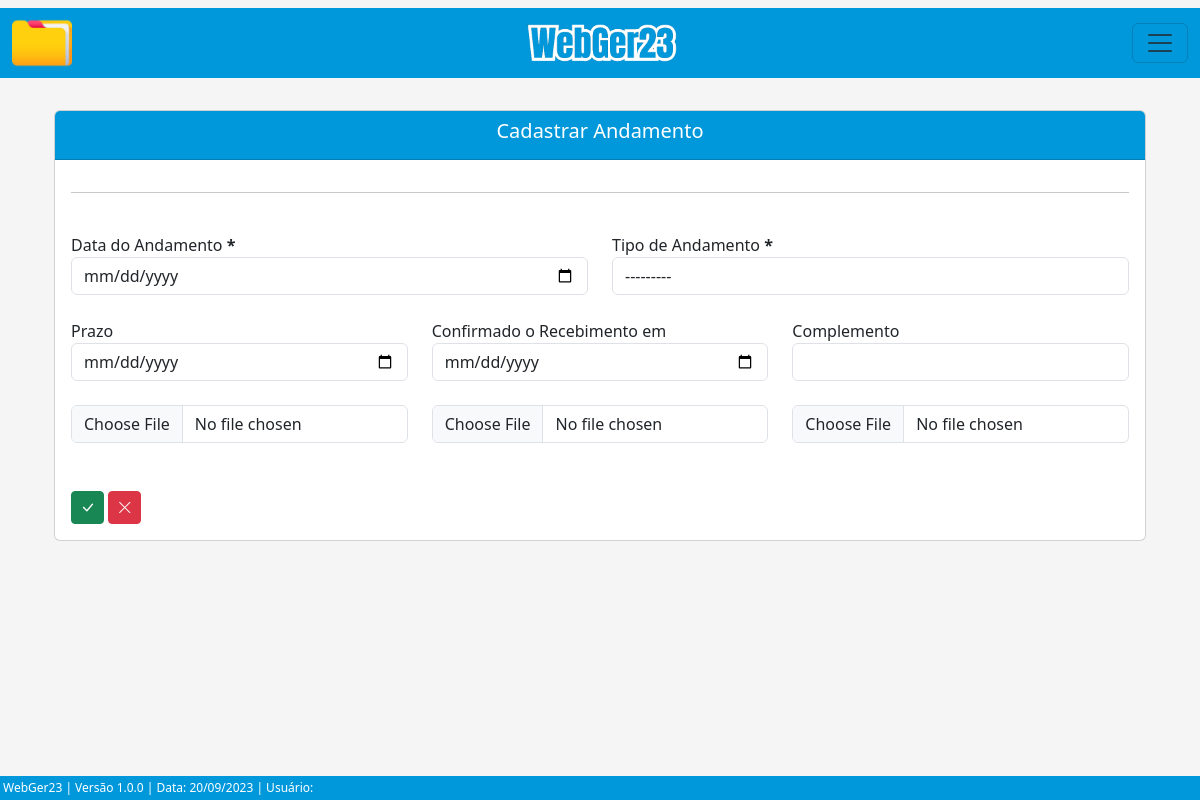
The app's page /cadastrar/andamento-adm/2/, older data.
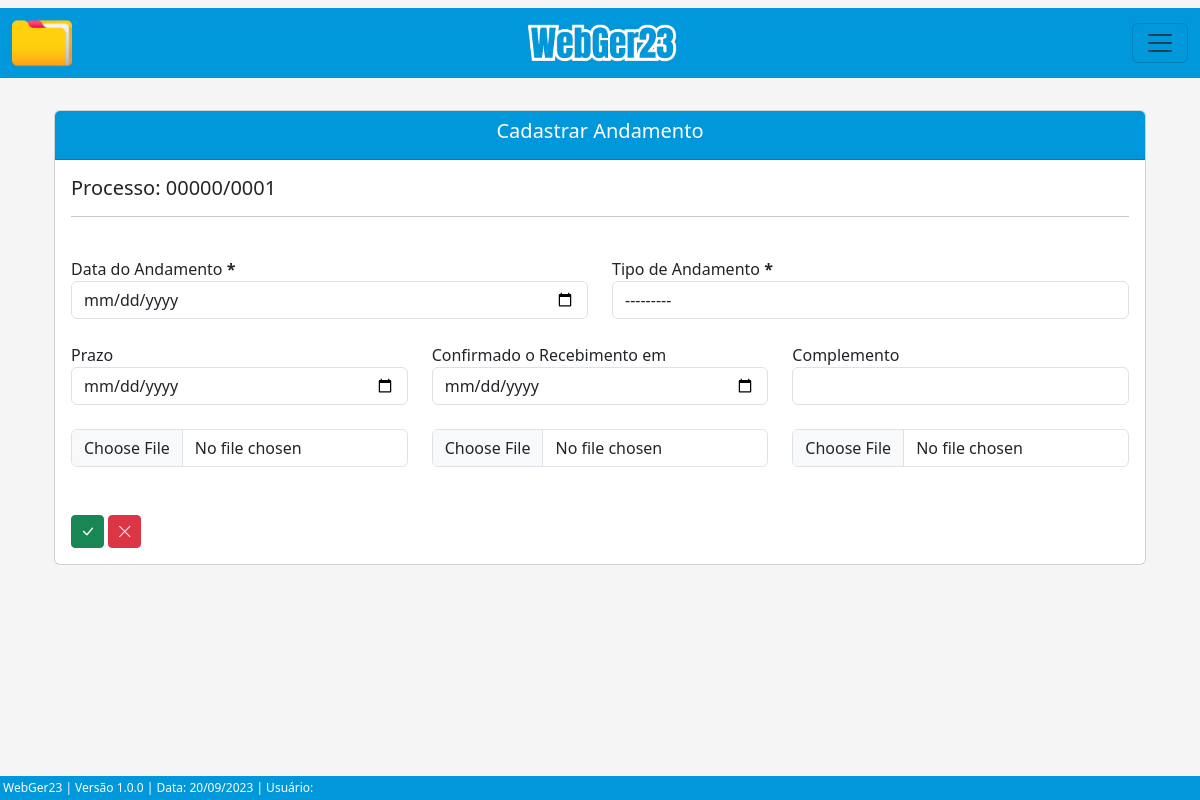
The same page, newer data.
### processo/models.py (models this page shows, shortened)
class Base(models.Model): # Classe base, será herdada pelas outras classes
    data_criacao = models.DateField('data_criação', auto_now_add=True)
    data_alteracao = models.DateField('Alterado', auto_now=True)
    ativo = models.BooleanField('Ativo?', default=True)
    class Meta:
        abstract = True

class ProcessoAdm(Base):
    tipo_pessoas = (
        ('Física', 'Física'), ('Jurídica', 'Jurídica'),
    )
    criador_processo_adm = models.ForeignKey(get_user_model(), verbose_name='Usuário Criador', on_delete=models.CASCADE) # Usuário que criou o processo, utilizando chave primária com o get_user_model do django, para utilizar o usuário logado automaticamente
    numero = models.CharField(unique=True, verbose_name='N°', max_length=10) # Número do processo
    municipio = models.CharField(max_length=50, verbose_name='Município') # Município
    uf = models.CharField(max_length=2) # UF
    data_inicial = models.DateField(blank=True, null=True) # Data Inicial do Período do processo
    data_final = models.DateField(blank=True, null=True) # Data final do Período do processo
    data_div_ativa = models.DateField(blank=True, null=True) # Data dívida ativa
    valor_atributo = models.CharField(max_length=14, blank=True, null=True)  # Valor do atributo
    valor_multa = models.CharField(max_length=14, blank=True, null=True) # Valor da multa
    valor_credito = models.CharField(max_length=14, blank=True, null=True) # Valor do crédito
    valor_atualizado = models.CharField(max_length=14, blank=True, null=True) # Valor do atualizado
    data_valor_atualizado = models.DateField(blank=True, null=True) # Data valor atualizado
    nome_contribuinte = models.CharField(max_length=50)  # Nome / Razão Social
    tipo_pessoa = models.CharField(max_length=50, choices=tipo_pessoas) # Física / Jurídica
    documento = models.CharField(max_length=20, verbose_name='CPF/CNPJ', unique=True) # CPF / CNPJ
    nome_fantasia = models.CharField(max_length=50, blank=True, null=True) # Nome Fantasia
    email = models.EmailField(max_length=50, blank=True, null=True) # E-mail
    endereco = models.CharField(max_length=150) # Rua
    complemento = models.CharField(max_length=50, blank=True, null=True) # Complemento
    municipio_contribuinte = models.CharField(max_length=50, blank=True, null=True) # Município Contribuinte
    uf_contribuinte = models.CharField(max_length=2, verbose_name='UF', blank=True, null=True) # UF Contribuinte
    cep = models.CharField(max_length=10, blank=True, null=True) # CEP
    telefone = models.CharField(max_length=20, blank=True, null=True) # Telefone
    celular = models.CharField(max_length=20, blank=True, null=True) # Celular

### processo/views.py (the view, shortened to what this page needs)
# urls.py: path('cadastrar/andamento-adm/<int:pk>/', AndamentoAdmCreate.as_view(), name='andamento-adm-create'),
class AndamentoAdmCreate(GroupRequiredMixin, CreateView):
    group_required = u'consultor'
    model = AndamentoAdm
    template_name = 'processos/creates/andamento_adm_create.html'
    fields = ['data_andamento', 'andamento', 'situacao_pagamento', 'valor_pago', 'data_prazo', 'data_recebimento', 'complemento', 'arquivo_1', 'arquivo_2', 'arquivo_3']
    success_url = reverse_lazy('proc-adm-list')
    def get_context_data(self, **kwargs):
        processo_pk = self.kwargs.get('pk') # Pega a PK do processo através da URL
        context = super().get_context_data(**kwargs)
        context['dados_processo'] = ProcessoAdm.objects.filter(pk=processo_pk) # Filtra os dados do processo através da pk
        return context

### processo/templates/processos/creates/andamento_adm_create.html (shortened to what this page needs)
{% extends 'index.html' %}
{% load static %}
{% load widget_tweaks %}
{% block conteudo %}
<div class="container p-4">
    <div class="card">
        <div class="card-header text-white" style="background-color: #0098DB;">
                <h5 style="text-align: center;">Cadastrar Andamento</h5>
         </div>
        <div class="card-body">
            {% for atributo in dados_processo %}
                <h5>Processo: {{ atributo.numero }}</h5>
            {% endfor %}
            <hr>
            <form action="" method="post" enctype="multipart/form-data">
                <br>
                <div class="row">
                    <div class="col">
                        <label for="data_andamento">Data do Andamento <b>*</b></label>
                        {% render_field form.data_andamento class="form-control" type="date" id="data_andamento"%}
                    </div>
                    <div class="col" >
                        <label for="andamento">Tipo de Andamento <b>*</b></label>
                        {% render_field form.andamento class="andamento form-control" id="andamento"%}
                    </div>
                </div>
                <br>
                <div class="row">
                    <div class="col">
                        <label for="data_prazo">Prazo</label>
                        {% render_field form.data_prazo class="form-control" type="date" id="data_prazo"%}
                    </div>
                    <div class="col">
                        <label for="data_recebimento">Confirmado o Recebimento em</label>
                        {% render_field form.data_recebimento class="form-control" type="date" id="data_recebimento"%}
                    </div>
                    <div class="col">
                        <label for="complemento">Complemento</label>
                        {% render_field form.complemento class="form-control" id="complemento"%}
                    </div>
                </div>
                <br>
                <div class="row">
                    <div class="col">
                        {% render_field form.arquivo_1 class="form-control"%}
                    </div>
                    <div class="col">
                        {% render_field form.arquivo_2 class="form-control" id="arquivo_2"%}
                    </div>
                    <div class="col">
                        {% render_field form.arquivo_3 class="form-control" id="arquivo_3"%}
                    </div>
                </div>
                <br><br>
                <div>
                    <button type="submit" class="btn btn-success btn-sm"><i class="bi bi-check-lg" style="font-size: 15px;"></i></button>
                    <a href="{% url 'proc-adm-list' %}" class="btn btn-danger btn-sm"><i class="bi bi-x-lg" style="font-size: 15px;"></i></a>
                </div>
            </form>
        </div>
    </div>
</div>
{% endblock %}

Row changes from the older to the newer data that the page shows:
added ProcessoAdm: numero "00000/0001"
